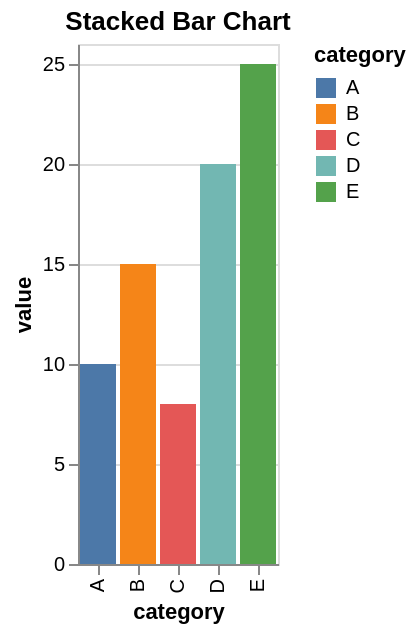

The specification (Vega-Lite) saved for this image:
### Vega-Lite specification from a JSON file in a GitHub repository (floating-point values rounded to 4 significant figures)
{"$schema": "https://vega.github.io/schema/vega-lite/v5.20.1.json", "config": {"view": {"continuousHeight": 300, "continuousWidth": 300}}, "data": {"name": "data-da9a454df0df8e8c843a0e21b04bad6c"}, "datasets": {"data-da9a454df0df8e8c843a0e21b04bad6c": [{"category": "A", "month": "Jan", "sales": 3, "value": 10}, {"category": "B", "month": "Feb", "sales": 7, "value": 15}, {"category": "C", "month": "Mar", "sales": 5, "value": 8}, {"category": "D", "month": "Apr", "sales": 10, "value": 20}, {"category": "E", "month": "May", "sales": 8, "value": 25}]}, "encoding": {"color": {"field": "category", "type": "nominal"}, "x": {"field": "category", "type": "nominal"}, "y": {"field": "value", "type": "quantitative"}}, "height": 260, "mark": {"type": "bar"}, "title": "Stacked Bar Chart", "width": "container"}
